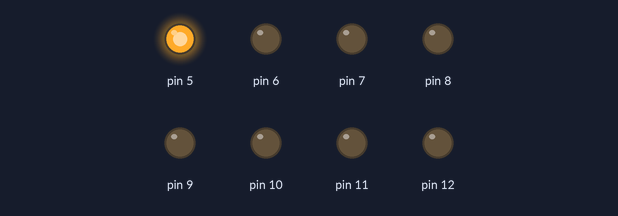
The sketch below on a simulated Arduino Uno, built with avr-gcc and run on an emulated ATmega328P. On the bench: output pins drawn as LEDs (lit = HIGH).

Above: at 0.2 s.
At 1.2 s:
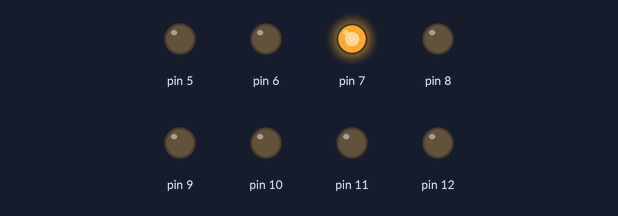
At 1.7 s:
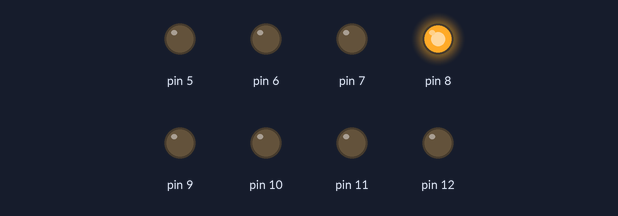
At 2.2 s:
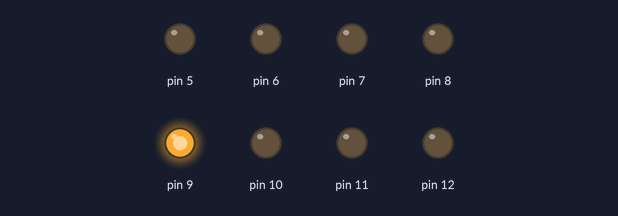
At 3.2 s:
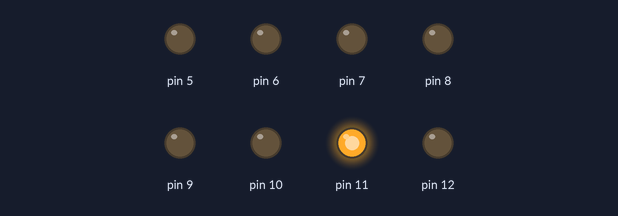
At 4.7 s:
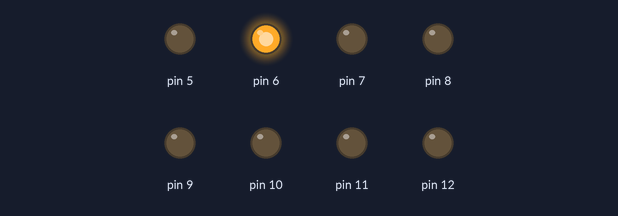
Timing chart, 0 to 5.2 s (numbered marks = the images above):
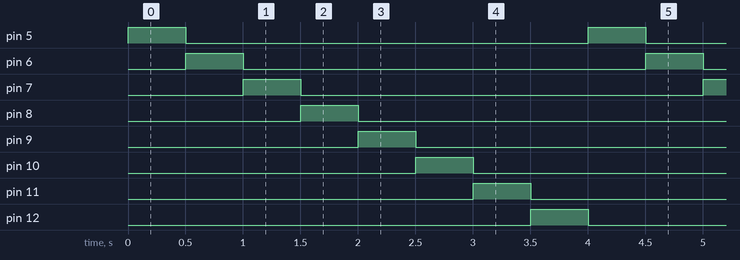

Measured:
- by itself, pin 5–12: alternates HIGH for 0.50 s and LOW for 3.5 s
- by itself, everything shown: repeats every 4.0 s, in 9 steps

The sketch:

barregraphe.ino
```cpp
void setup()
{
	pinMode(5,OUTPUT);
	pinMode(6,OUTPUT);
	pinMode(7,OUTPUT);
	pinMode(8,OUTPUT);
	pinMode(9,OUTPUT);
	pinMode(10,OUTPUT);
	pinMode(11,OUTPUT);
	pinMode(12,OUTPUT);
}

void loop()
{
	clignoteInChain();
	// clignoteAll();
}

void clignoteAll()
{
	digitalWrite(5,HIGH);
	digitalWrite(6,HIGH);
	digitalWrite(7,HIGH);
	digitalWrite(8,HIGH);
	digitalWrite(9,HIGH);
	digitalWrite(10,HIGH);
	digitalWrite(11,HIGH);
	digitalWrite(12,HIGH);
	delay(500);
	digitalWrite(5,LOW);
	digitalWrite(6,LOW);
	digitalWrite(7,LOW);
	digitalWrite(8,LOW);
	digitalWrite(9,LOW);
	digitalWrite(10,LOW);
	digitalWrite(11,LOW);
	digitalWrite(12,LOW);
	delay(500);

}

void clignoteInChain()
{
	digitalWrite(5,HIGH);
	delay(500);
	digitalWrite(5,LOW);
	digitalWrite(6,HIGH);
	delay(500);
	digitalWrite(6,LOW);
	digitalWrite(7,HIGH);
	delay(500);
	digitalWrite(7,LOW);
	digitalWrite(8,HIGH);
	delay(500);
	digitalWrite(8,LOW);
	digitalWrite(9,HIGH);
	delay(500);
	digitalWrite(9,LOW);
	digitalWrite(10,HIGH);
	delay(500);
	digitalWrite(10,LOW);
	digitalWrite(11,HIGH);
	delay(500);
	digitalWrite(11,LOW);
	digitalWrite(12,HIGH);
	delay(500);
	digitalWrite(12,LOW);
}
```
